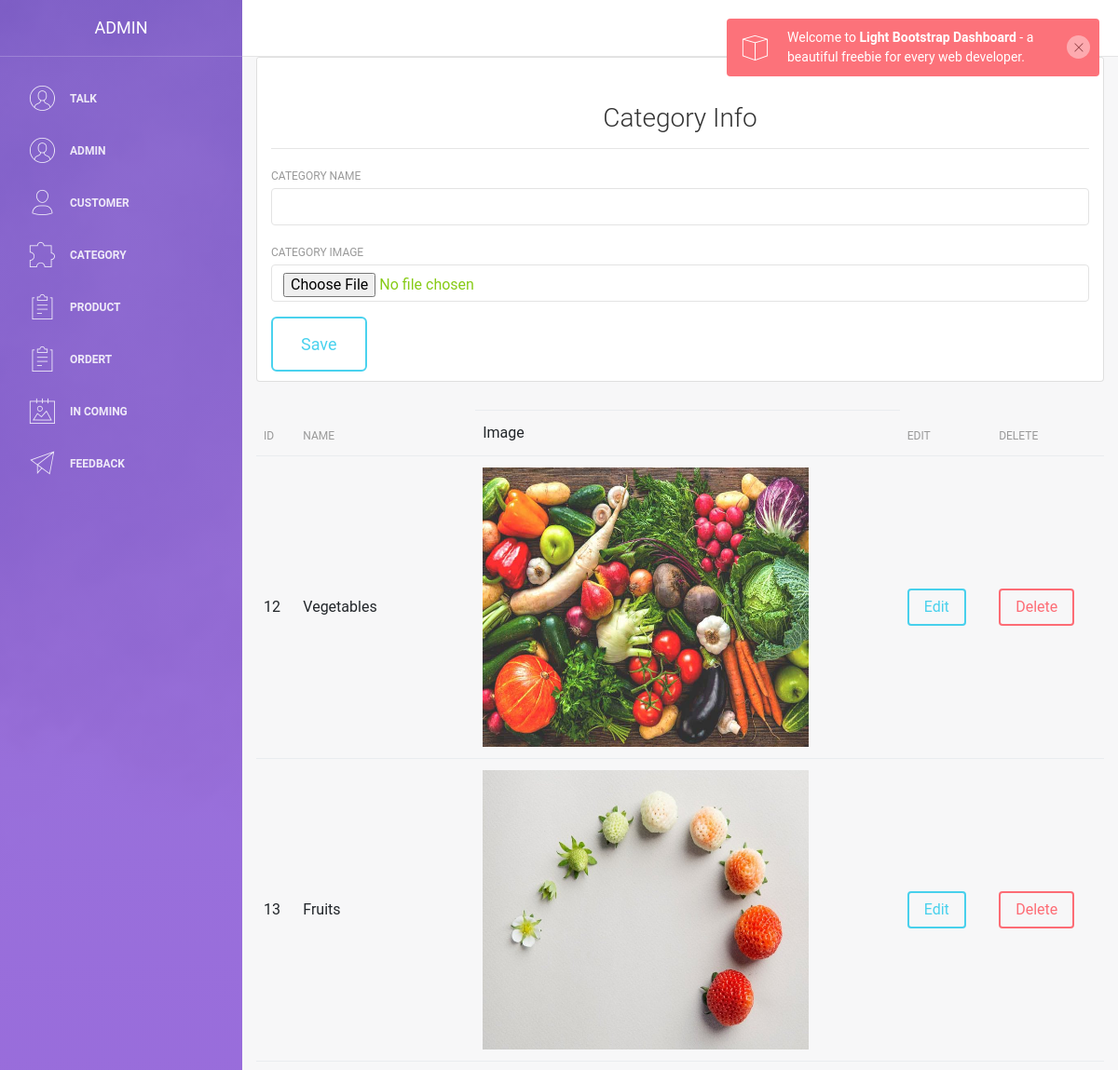
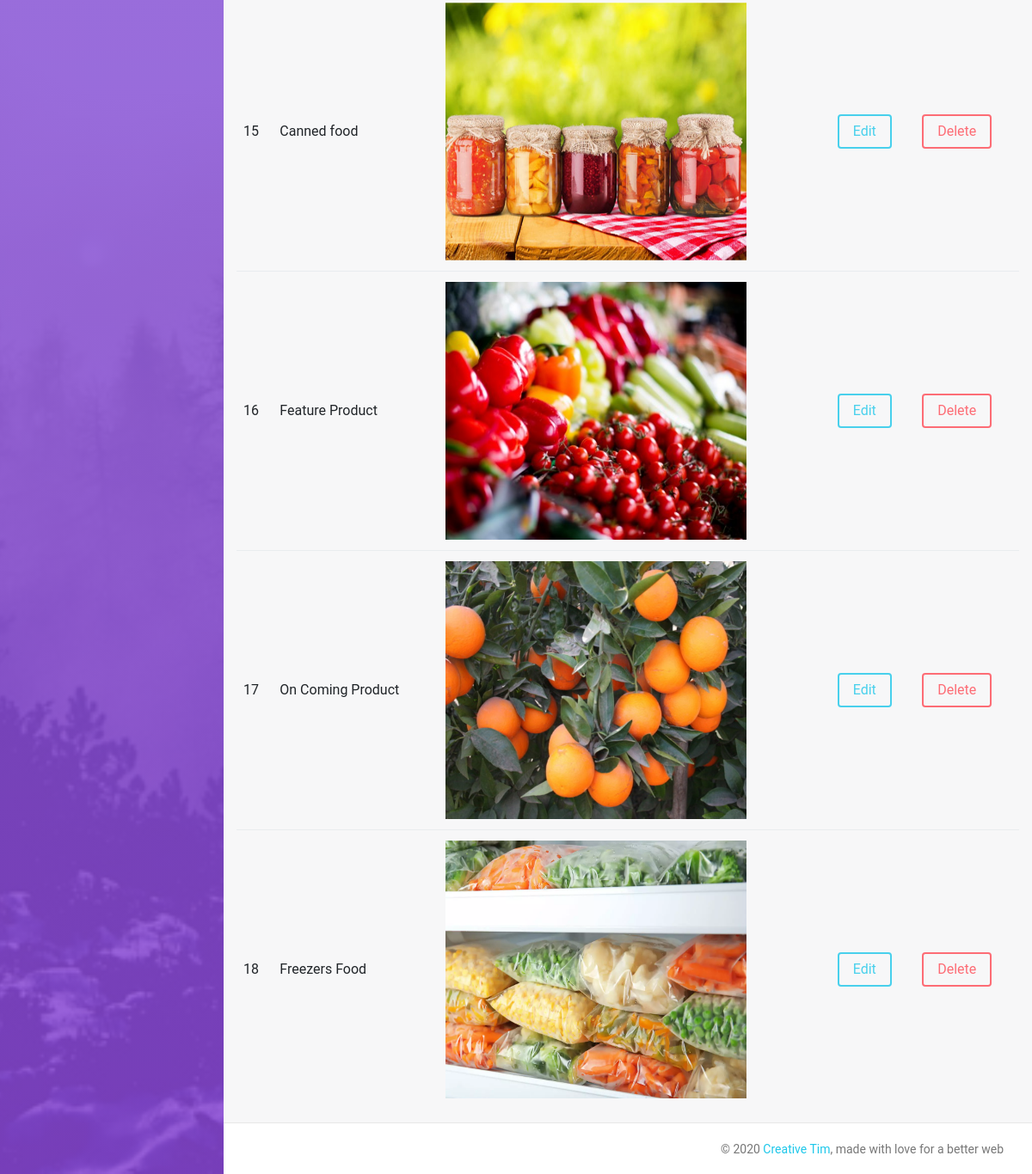
/admin/examples/category.php (signed in), run on the app's committed database (2 pictures, top to bottom).
### tables this page shows
CREATE TABLE `category` (
  `cat_id` int(3) NOT NULL,
  `cat_name` varchar(20) NOT NULL,
  `cat_img` varchar(100) NOT NULL
);

### admin/examples/category.php (the view, shortened to what this page needs)
<?php include('includes/header.php');?>
    <div class="main-content">
        <div class="section__content section__content--p30">
            <div class="container-fluid">
                <div class="row">
                    <div class="col-lg-12">
                        <div class="card">
                            <div class="card-header"></div>
                            <div class="card-body">
                                <div class="card-title">
                                    <h3 class="text-center title-2">Category Info</h3>
                                </div>
                                <hr>
                                <form action="" method="post" novalidate="novalidate" enctype="multipart/form-data">
                                    <div class="form-group has-success">
                                        <label for="cc-name" class="control-label mb-1">Category Name</label>
                                        <input id="cat_name" name="cat_name" type="text" class="form-control cc-name valid">
                                    </div>
                                    <div class="form-group has-success">
                                        <label for="cc-name" class="control-label mb-1">Category Image</label>
                                        <input id="image" name="image" type="file" class="form-control cc-name valid" >
                                    </div>
                                    <div>
                                        <button id="payment-button" type="submit" name="submit" class="btn btn-lg btn-info"> Save </button>
                                    </div>
                                </form>
                            </div>
                        </div>
                    </div>
                </div>
                <div class="row m-t-30">
                    <div class="col-md-12">
                        <div class="table-responsive m-b-40">
                            <table class="table table-borderless table-data3">
                                <thead>
                                    <tr>
                                        <th>ID</th>
                                        <th>Name</th>
                                        <td>Image</td>
                                        <th>Edit</th>
                                        <th>Delete</th>
                                    </tr>
                                </thead>
                                <tbody>
                                   	<?php
                                       $query  = "select * from category";
                                       $result = mysqli_query($conn , $query);
                                       while ($category = mysqli_fetch_assoc($result))
                                       {
                                           echo "<tr>";
                                               echo "<td>{$category['cat_id']}</td>";
                                               echo "<td>{$category['cat_name']}</td>";
                                               echo "<td><img src='uploads/{$category['cat_img']}' width='350px' height='300px'></td>";
                                               echo "<td><button class='edit btn btn-info' data-id='{$category['cat_id']}' data-name='{$category['cat_name']}' data-image='{$category['cat_img']}'>Edit</button></td>";
                                               echo "<td><a href='delete_cat.php ?id={$category['cat_id']}' class='btn btn-danger' name='delete'>Delete</a></td>";
                                           echo "</tr>";
                                       }
                                     ?>
                                </tbody>
                            </table>
                        </div>
                    </div>
                </div>
            </div>
        </div>
    </div>
<?php include('includes/footer.php');?>

### admin/examples/includes/header.php (shortened to what this page needs)
 <!DOCTYPE html>
<html lang="en">
<head>
    <link rel="stylesheet" href="https://maxcdn.bootstrapcdn.com/font-awesome/latest/css/font-awesome.min.css" />
    <link href="../assets/css/bootstrap.min.css" rel="stylesheet" />
    <link href="../assets/css/light-bootstrap-dashboard.css?v=2.0.0 " rel="stylesheet" />
    <link href="../assets/css/demo.css" rel="stylesheet" />
</head>
<body>
    <div class="wrapper">
        <div class="sidebar" data-image="../assets/img/sidebar-5.jpg">
            <div class="sidebar-wrapper">
                <div class="logo">
                    <a href="" class="simple-text">
                        Admin
                    </a>
                </div>
                <ul class="nav">
                    <li>
                        <a class="nav-link" href="talk.php">
                            <i class="nc-icon nc-circle-09"></i>
                            <p>Talk</p>
                        </a>
                    </li>
                    <li>
                        <a class="nav-link" href="admin.php">
                            <i class="nc-icon nc-circle-09"></i>
                            <p>Admin</p>
                        </a>
                    </li>
                    <li>
                        <a class="nav-link" href="customer.php">
                            <i class="nc-icon nc-single-02"></i>
                            <p>Customer</p>
                        </a>
                    </li>
                    <li>
                        <a class="nav-link" href="category.php">
                            <i class="nc-icon nc-puzzle-10"></i>
                            <p>Category</p>
                        </a>
                    </li>
                    <li>
                        <a class="nav-link" href="product.php">
                            <i class="nc-icon nc-notes"></i>
                            <p>Product</p>
                        </a>
                    </li>
                    <li>
                        <a class="nav-link" href="order.php">
                            <i class="nc-icon nc-notes"></i>
                            <p>Ordert</p>
                        </a>
                    </li>
                    <li>
                        <a class="nav-link" href="incoming.php">
                            <i class="nc-icon nc-album-2"></i>
                            <p>In Coming</p>
                        </a>
                    </li>
                    <li>
                        <a class="nav-link" href="feedback.php">
                            <i class="nc-icon nc-send"></i>
                            <p>Feedback</p>
                        </a>
                    </li>
                </ul>
            </div>
        </div>
        <div class="main-panel">
            <nav class="navbar navbar-expand-lg " color-on-scroll="500">
                <div class="collapse navbar-collapse justify-content-end" id="navigation">
                    <ul class="navbar-nav ml-auto">
                        <li class="nav-item">
                            <a class="nav-link" href="logout.php">
                                <span class="no-icon">Log out</span>
                            </a>
                        </li>
                    </ul>
                </div>
            </nav>

### admin/examples/includes/footer.php (shortened to what this page needs)
<footer class="footer">
                <div class="container-fluid">
                    <nav>
                        <p class="copyright text-center">
                            ©
                            <a href="http://www.creative-tim.com">Creative Tim</a>, made with love for a better web
                        </p>
                    </nav>
                </div>
            </footer>
        </div>
    </div>
</body>
</html>

### data on the page
category: cat_id "12", cat_name "Vegetables", cat_img (picture)
category: cat_id "13", cat_name "Fruits", cat_img (picture)
category: cat_id "15", cat_name "Canned food", cat_img (picture)
category: cat_id "16", cat_name "Feature Product", cat_img (picture)
category: cat_id "17", cat_name "On Coming Product", cat_img (picture)
category: cat_id "18", cat_name "Freezers Food", cat_img (picture)
